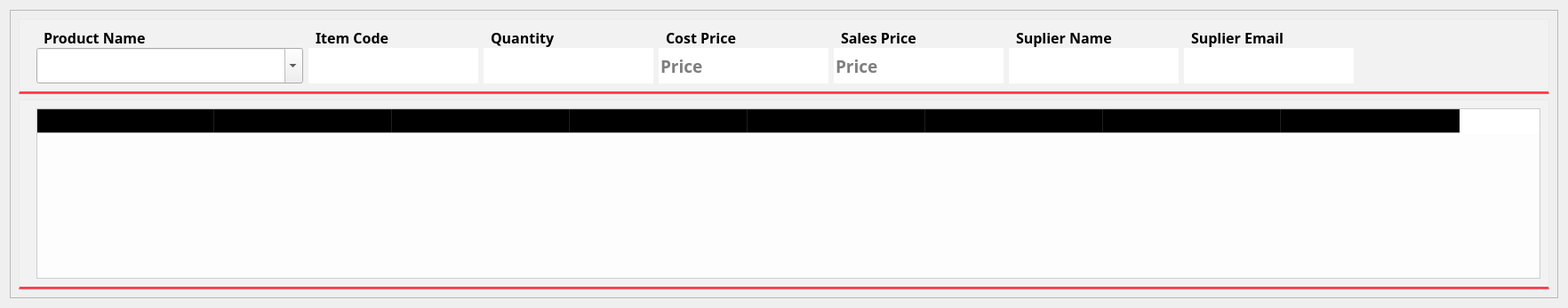
               <widget class="QWidget" name="page_3">
                <layout class="QVBoxLayout" name="verticalLayout_14">
                 <item>
                  <widget class="QFrame" name="frame_25">
                   <property name="frameShape">
                    <enum>QFrame::StyledPanel</enum>
                   </property>
                   <property name="frameShadow">
                    <enum>QFrame::Raised</enum>
                   </property>
                   <layout class="QVBoxLayout" name="verticalLayout_18">
                    <item>
                     <widget class="QFrame" name="frame_26">
                      <property name="sizePolicy">
                       <sizepolicy hsizetype="Preferred" vsizetype="Fixed">
                        <horstretch>0</horstretch>
                        <verstretch>0</verstretch>
                       </sizepolicy>
                      </property>
                      <property name="styleSheet">
                       <string notr="true">QLabel{
padding-left:4px;
padding-bottom:0px;
	background-color: rgba(255, 255, 255, 0);
}
#frame_26{
background-color: rgba(255, 255, 255, 50);
padding-left:10px;
min-width: 90em;
border-bottom: 3px solid rgb(255, 61, 75);
}</string>
                      </property>
                      <property name="frameShape">
                       <enum>QFrame::StyledPanel</enum>
                      </property>
                      <property name="frameShadow">
                       <enum>QFrame::Raised</enum>
                      </property>
                      <layout class="QHBoxLayout" name="horizontalLayout_13">
                       <property name="spacing">
                        <number>6</number>
                       </property>
                       <item>
                        <layout class="QVBoxLayout" name="verticalLayout_15">
                         <property name="spacing">
                          <number>0</number>
                         </property>
                         <item>
                          <widget class="QLabel" name="label_13">
                           <property name="font">
                            <font>
                             <family>Horyzen</family>
                             <pointsize>12</pointsize>
                             <weight>75</weight>
                             <bold>true</bold>
                            </font>
                           </property>
                           <property name="text">
                            <string>Product Name</string>
                           </property>
                          </widget>
                         </item>
                         <item>
                          <widget class="QComboBox" name="comboBox_3">
                           <property name="minimumSize">
                            <size>
                             <width>300</width>
                             <height>40</height>
                            </size>
                           </property>
                           <property name="font">
                            <font>
                             <family>Horyzen</family>
                             <pointsize>14</pointsize>
                            </font>
                           </property>
                           <property name="editable">
                            <bool>true</bool>
                           </property>
                          </widget>
                         </item>
                        </layout>
                       </item>
                       <item>
                        <layout class="QVBoxLayout" name="verticalLayout_20">
                         <property name="spacing">
                          <number>0</number>
                         </property>
                         <item>
                          <widget class="QLabel" name="label_17">
                           <property name="font">
                            <font>
                             <family>Horyzen</family>
                             <pointsize>12</pointsize>
                             <weight>75</weight>
                             <bold>true</bold>
                            </font>
                           </property>
                           <property name="text">
                            <string>Item Code</string>
                           </property>
                          </widget>
                         </item>
                         <item>
                          <widget class="QLineEdit" name="lineEdit_9">
                           <property name="enabled">
                            <bool>true</bool>
                           </property>
                           <property name="minimumSize">
                            <size>
                             <width>0</width>
                             <height>40</height>
                            </size>
                           </property>
                           <property name="font">
                            <font>
                             <family>Horyzen</family>
                             <pointsize>14</pointsize>
                             <weight>75</weight>
                             <bold>true</bold>
                            </font>
                           </property>
                           <property name="frame">
                            <bool>false</bool>
                           </property>
                           <property name="placeholderText">
                            <string/>
                           </property>
                          </widget>
                         </item>
                        </layout>
                       </item>
                       <item>
                        <layout class="QVBoxLayout" name="verticalLayout_16">
                         <property name="spacing">
                          <number>0</number>
                         </property>
                         <item>
                          <widget class="QLabel" name="label_14">
                           <property name="font">
                            <font>
                             <family>Horyzen</family>
                             <pointsize>12</pointsize>
                             <weight>75</weight>
                             <bold>true</bold>
                            </font>
                           </property>
                           <property name="text">
                            <string>Quantity</string>
                           </property>
                          </widget>
                         </item>
                         <item>
                          <widget class="QLineEdit" name="lineEdit_6">
                           <property name="minimumSize">
                            <size>
                             <width>0</width>
                             <height>40</height>
                            </size>
                           </property>
                           <property name="font">
                            <font>
                             <family>Horyzen</family>
                             <pointsize>14</pointsize>
                             <weight>75</weight>
                             <bold>true</bold>
                            </font>
                           </property>
                           <property name="inputMethodHints">
                            <set>Qt::ImhPreferNumbers</set>
                           </property>
                           <property name="frame">
                            <bool>false</bool>
                           </property>
                          </widget>
                         </item>
                        </layout>
                       </item>
                       <item>
                        <layout class="QVBoxLayout" name="verticalLayout_17">
                         <property name="spacing">
                          <number>0</number>
                         </property>
                         <item>
                          <widget class="QLabel" name="label_15">
                           <property name="font">
                            <font>
                             <family>Horyzen</family>
                             <pointsize>12</pointsize>
                             <weight>75</weight>
                             <bold>true</bold>
                            </font>
                           </property>
                           <property name="text">
                            <string>Cost Price</string>
                           </property>
                          </widget>
                         </item>
                         <item>
                          <widget class="QLineEdit" name="lineEdit_7">
                           <property name="enabled">
                            <bool>true</bool>
                           </property>
                           <property name="minimumSize">
                            <size>
                             <width>0</width>
                             <height>40</height>
                            </size>
                           </property>
                           <property name="font">
                            <font>
                             <family>Horyzen</family>
                             <pointsize>14</pointsize>
                             <weight>75</weight>
                             <bold>true</bold>
                            </font>
                           </property>
                           <property name="frame">
                            <bool>false</bool>
                           </property>
                           <property name="placeholderText">
                            <string>Price</string>
                           </property>
                          </widget>
                         </item>
                        </layout>
                       </item>
                       <item>
                        <layout class="QVBoxLayout" name="verticalLayout_19">
                         <property name="spacing">
                          <number>0</number>
                         </property>
                         <item>
                          <widget class="QLabel" name="label_16">
                           <property name="font">
                            <font>
                             <family>Horyzen</family>
                             <pointsize>12</pointsize>
                             <weight>75</weight>
                             <bold>true</bold>
                            </font>
                           </property>
                           <property name="text">
                            <string>Sales Price</string>
                           </property>
                          </widget>
                         </item>
                         <item>
                          <widget class="QLineEdit" name="lineEdit_8">
                           <property name="enabled">
                            <bool>true</bool>
                           </property>
                           <property name="minimumSize">
                            <size>
                             <width>0</width>
                             <height>40</height>
                            </size>
                           </property>
                           <property name="font">
                            <font>
                             <family>Horyzen</family>
                             <pointsize>14</pointsize>
                             <weight>75</weight>
                             <bold>true</bold>
                            </font>
                           </property>
                           <property name="frame">
                            <bool>false</bool>
                           </property>
                           <property name="placeholderText">
                            <string>Price</string>
                           </property>
                          </widget>
                         </item>
                        </layout>
                       </item>
                       <item>
                        <layout class="QVBoxLayout" name="verticalLayout_21">
                         <property name="spacing">
                          <number>0</number>
                         </property>
                         <item>
                          <widget class="QLabel" name="label_18">
                           <property name="font">
                            <font>
                             <family>Horyzen</family>
                             <pointsize>12</pointsize>
                             <weight>75</weight>
                             <bold>true</bold>
                            </font>
                           </property>
                           <property name="text">
                            <string>Suplier Name</string>
                           </property>
                          </widget>
                         </item>
                         <item>
                          <widget class="QLineEdit" name="lineEdit_10">
                           <property name="enabled">
                            <bool>true</bool>
                           </property>
                           <property name="minimumSize">
                            <size>
                             <width>0</width>
                             <height>40</height>
                            </size>
                           </property>
                           <property name="font">
                            <font>
                             <family>Horyzen</family>
                             <pointsize>14</pointsize>
                             <weight>75</weight>
                             <bold>true</bold>
                            </font>
                           </property>
                           <property name="frame">
                            <bool>false</bool>
                           </property>
                           <property name="placeholderText">
                            <string/>
                           </property>
                          </widget>
                         </item>
                        </layout>
                       </item>
                       <item>
                        <layout class="QVBoxLayout" name="verticalLayout_24">
                         <property name="spacing">
                          <number>0</number>
                         </property>
                         <item>
                          <widget class="QLabel" name="label_19">
                           <property name="font">
                            <font>
                             <family>Horyzen</family>
                             <pointsize>12</pointsize>
                             <weight>75</weight>
                             <bold>true</bold>
                            </font>
                           </property>
                           <property name="text">
                            <string>Suplier Email</string>
                           </property>
                          </widget>
                         </item>
                         <item>
                          <widget class="QLineEdit" name="lineEdit_11">
                           <property name="enabled">
                            <bool>true</bool>
                           </property>
                           <property name="minimumSize">
                            <size>
                             <width>0</width>
                             <height>40</height>
                            </size>
                           </property>
                           <property name="font">
                            <font>
                             <family>Horyzen</family>
                             <pointsize>14</pointsize>
                             <weight>75</weight>
                             <bold>true</bold>
                            </font>
                           </property>
                           <property name="frame">
                            <bool>false</bool>
                           </property>
                           <property name="placeholderText">
                            <string/>
                           </property>
                          </widget>
                         </item>
                        </layout>
                       </item>
                       <item>
                        <widget class="QPushButton" name="pushButton_12">
                         <property name="enabled">
                          <bool>true</bool>
                         </property>
                         <property name="sizePolicy">
                          <sizepolicy hsizetype="Minimum" vsizetype="Preferred">
                           <horstretch>0</horstretch>
                           <verstretch>0</verstretch>
                          </sizepolicy>
                         </property>
                         <property name="minimumSize">
                          <size>
                           <width>64</width>
                           <height>40</height>
                          </size>
                         </property>
                         <property name="maximumSize">
                          <size>
                           <width>1000</width>
                           <height>1000</height>
                          </size>
                         </property>
                         <property name="cursor">
                          <cursorShape>PointingHandCursor</cursorShape>
                         </property>
                         <property name="styleSheet">
                          <string notr="true">QPushButton{
border-radius:10px;
}
QPushButton:hover{
border:2px solid rgb(255,61,35);
}</string>
                         </property>
                         <property name="text">
                          <string/>
                         </property>
                         <property name="icon">
                          <iconset resource="Resource/Resource.qrc">
                           <normaloff>:/img/add.png</normaloff>:/img/add.png</iconset>
                         </property>
                         <property name="iconSize">
                          <size>
                           <width>32</width>
                           <height>32</height>
                          </size>
                         </property>
                         <property name="shortcut">
                          <string>Return</string>
                         </property>
                        </widget>
                       </item>
                       <item>
                        <widget class="QPushButton" name="pushButton_13">
                         <property name="sizePolicy">
                          <sizepolicy hsizetype="Minimum" vsizetype="Preferred">
                           <horstretch>0</horstretch>
                           <verstretch>0</verstretch>
                          </sizepolicy>
                         </property>
                         <property name="minimumSize">
                          <size>
                           <width>64</width>
                           <height>40</height>
                          </size>
                         </property>
                         <property name="maximumSize">
                          <size>
                           <width>1000</width>
                           <height>1000</height>
                          </size>
                         </property>
                         <property name="cursor">
                          <cursorShape>PointingHandCursor</cursorShape>
                         </property>
                         <property name="styleSheet">
                          <string notr="true">QPushButton{
border-radius:10px;
}
QPushButton:hover{
border:2px solid rgb(255,61,35);
}</string>
                         </property>
                         <property name="text">
                          <string/>
                         </property>
                         <property name="icon">
                          <iconset resource="Resource/Resource.qrc">
                           <normaloff>:/img/edit.png</normaloff>:/img/edit.png</iconset>
                         </property>
                         <property name="iconSize">
                          <size>
                           <width>32</width>
                           <height>32</height>
                          </size>
                         </property>
                         <property name="shortcut">
                          <string>Return</string>
                         </property>
                        </widget>
                       </item>
                       <item>
                        <widget class="QPushButton" name="pushButton_14">
                         <property name="sizePolicy">
                          <sizepolicy hsizetype="Minimum" vsizetype="Preferred">
                           <horstretch>0</horstretch>
                           <verstretch>0</verstretch>
                          </sizepolicy>
                         </property>
                         <property name="minimumSize">
                          <size>
                           <width>64</width>
                           <height>40</height>
                          </size>
                         </property>
                         <property name="maximumSize">
                          <size>
                           <width>1000</width>
                           <height>1000</height>
                          </size>
                         </property>
                         <property name="cursor">
                          <cursorShape>PointingHandCursor</cursorShape>
                         </property>
                         <property name="styleSheet">
                          <string notr="true">QPushButton{
border-radius:10px;
}
QPushButton:hover{
border:2px solid rgb(255,61,35);
}</string>
                         </property>
                         <property name="text">
                          <string/>
                         </property>
                         <property name="icon">
                          <iconset resource="Resource/Resource.qrc">
                           <normaloff>:/img/trash.png</normaloff>:/img/trash.png</iconset>
                         </property>
                         <property name="iconSize">
                          <size>
                           <width>32</width>
                           <height>32</height>
                          </size>
                         </property>
                         <property name="shortcut">
                          <string>Return</string>
                         </property>
                        </widget>
                       </item>
                      </layout>
                     </widget>
                    </item>
                    <item>
                     <widget class="QFrame" name="frame_27">
                      <property name="styleSheet">
                       <string notr="true">#frame_27{
background-color: rgba(255, 255, 255, 50);
padding-left:10px;
min-width: 90em;
border-bottom: 3px solid rgb(255, 61, 75);
}</string>
                      </property>
                      <property name="frameShape">
                       <enum>QFrame::StyledPanel</enum>
                      </property>
                      <property name="frameShadow">
                       <enum>QFrame::Raised</enum>
                      </property>
                      <layout class="QVBoxLayout" name="verticalLayout_25">
                       <item>
                        <widget class="QTableWidget" name="tableWidget_2">
                         <property name="styleSheet">
                          <string notr="true">color: rgb(0, 0, 0);
background-color: rgba(255, 255, 255, 220);</string>
                         </property>
                         <property name="frameShape">
                          <enum>QFrame::StyledPanel</enum>
                         </property>
                         <property name="showGrid">
                          <bool>true</bool>
                         </property>
                         <property name="gridStyle">
                          <enum>Qt::SolidLine</enum>
                         </property>
                         <property name="sortingEnabled">
                          <bool>false</bool>
                         </property>
                         <attribute name="horizontalHeaderCascadingSectionResizes">
                          <bool>false</bool>
                         </attribute>
                         <attribute name="horizontalHeaderDefaultSectionSize">
                          <number>200</number>
                         </attribute>
                         <column>
                          <property name="text">
                           <string>Item Code</string>
                          </property>
                          <property name="font">
                           <font>
                            <family>Horyzen</family>
                            <pointsize>12</pointsize>
                           </font>
                          </property>
                         </column>
                         <column>
                          <property name="text">
                           <string>Product Name</string>
                          </property>
                          <property name="font">
                           <font>
                            <family>Horyzen</family>
                            <pointsize>12</pointsize>
                           </font>
                          </property>
                         </column>
                         <column>
                          <property name="text">
                           <string>Stock Quantity</string>
                          </property>
                          <property name="font">
                           <font>
                            <family>Horyzen</family>
                            <pointsize>12</pointsize>
                           </font>
                          </property>
                          <property name="background">
                           <color alpha="0">
                            <red>0</red>
                            <green>0</green>
                            <blue>0</blue>
                           </color>
                          </property>
                         </column>
                         <column>
                          <property name="text">
                           <string>Unit Buy Price</string>
                          </property>
                          <property name="font">
                           <font>
                            <family>Horyzen</family>
                            <pointsize>12</pointsize>
                           </font>
                          </property>
                          <property name="background">
                           <color alpha="0">
                            <red>0</red>
                            <green>0</green>
                            <blue>0</blue>
                           </color>
                          </property>
                         </column>
                         <column>
                          <property name="text">
                           <string>Unit Sell Price</string>
                          </property>
                          <property name="font">
                           <font>
                            <family>Horyzen</family>
                            <pointsize>12</pointsize>
                           </font>
                          </property>
                          <property name="background">
                           <color alpha="0">
                            <red>0</red>
                            <green>0</green>
                            <blue>0</blue>
                           </color>
                          </property>
                         </column>
                         <column>
                          <property name="text">
                           <string>Supplier Name</string>
                          </property>
                          <property name="font">
                           <font>
                            <family>Horyzen</family>
                            <pointsize>12</pointsize>
                           </font>
                          </property>
                          <property name="background">
                           <color alpha="0">
                            <red>0</red>
                            <green>0</green>
                            <blue>0</blue>
                           </color>
                          </property>
                         </column>
                         <column>
                          <property name="text">
                           <string>Supplier E-mail</string>
                          </property>
                          <property name="font">
                           <font>
                            <family>Horyzen</family>
                            <pointsize>12</pointsize>
                           </font>
                          </property>
                         </column>
                         <column>
                          <property name="text">
                           <string>Action</string>
                          </property>
                          <property name="font">
                           <font>
                            <family>Horyzen</family>
                            <pointsize>12</pointsize>
                           </font>
                          </property>
                          <property name="background">
                           <color alpha="0">
                            <red>0</red>
                            <green>0</green>
                            <blue>0</blue>
                           </color>
                          </property>
                         </column>
                        </widget>
                       </item>
                      </layout>
                     </widget>
                    </item>
                   </layout>
                  </widget>
                 </item>
                </layout>
               </widget>
